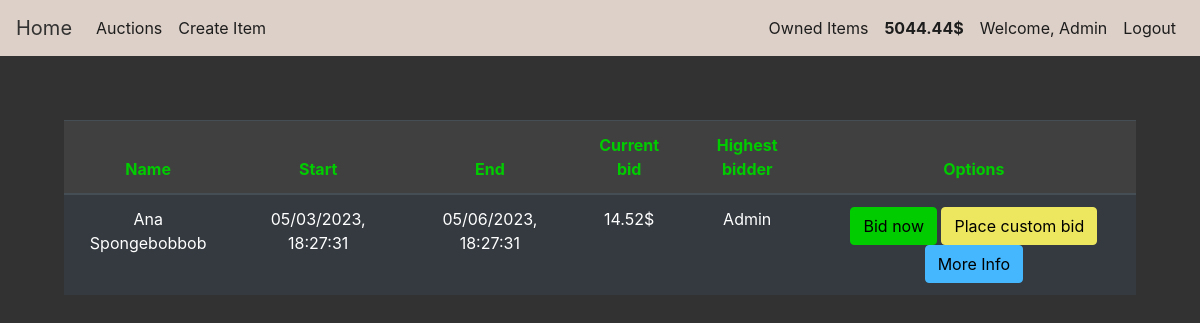
The page /auctions (signed in) on the database as committed earlier.
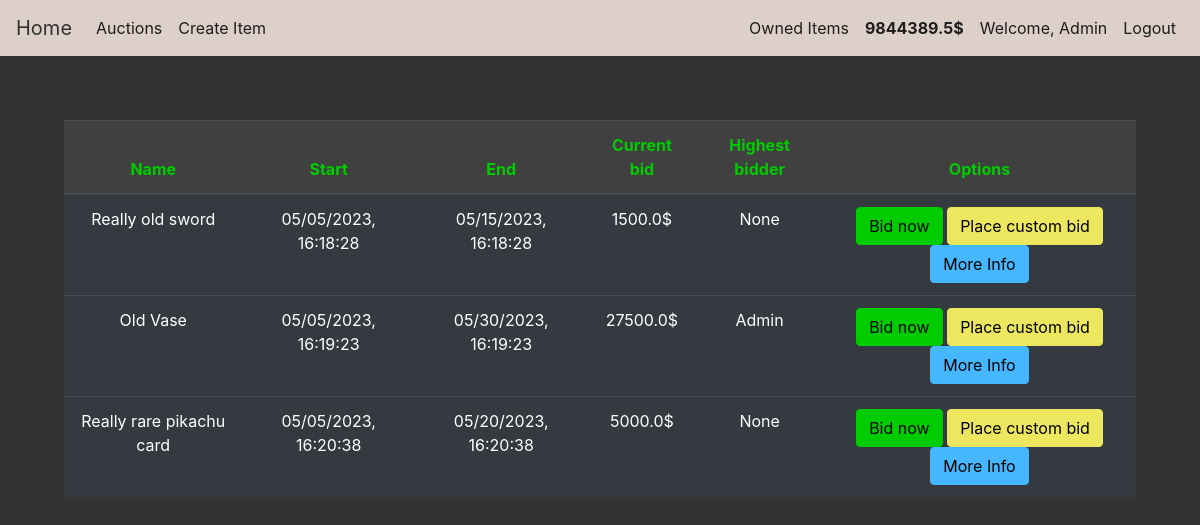
The same page on the database as committed later.
### auction/models.py (models this page shows, shortened)
class User(db.Model,UserMixin):
    id = db.Column(db.Integer(),primary_key=True)
    username = db.Column(db.String(length=50),unique=True,nullable=False)
    email_address = db.Column(db.String(length=255),nullable=False,unique=True)
    password_hash = db.Column(db.String(length=60),nullable=False)
    budget = db.Column(db.Integer(),nullable=False,default=1000)
    items = db.relationship('Item',backref='owned_user',lazy=True)
    @property
    def password(self):
        return self.password
    def show_budget(self):
        return round(self.budget,2)

class Item(db.Model):
    id = db.Column(db.Integer(),primary_key=True)
    name = db.Column(db.String(length=30),nullable=False,unique=True)
    description = db.Column(db.String(length=1024),nullable=False)
    start = db.Column(db.String(length=30),nullable=False)
    end = db.Column(db.String(length=30), nullable=False)
    current_bid = db.Column(db.Float,nullable=False)
    step = db.Column(db.Float,nullable=False)
    seller_id = db.Column(db.Integer())
    bidder_id = db.Column(db.Integer())
    owner = db.Column(db.Integer(),db.ForeignKey('user.id'))
    image = db.Column(db.String(length=255))
    def minimum_next_bid(self):
        return round(self.current_bid * self.step,2)

### auction/routes.py (the view, shortened to what this page needs)
@app.route('/auctions',methods=['GET','POST'])
@login_required
def auction_page():
    bid_form = BidForm()
    custom_bid_form = CustomBidForm()
    if request.method == 'GET':
        items = Item.query.filter_by(owner=None)
        return render_template('auctions.html',items=items,bid_form=bid_form,custom_bid_form=custom_bid_form)

### auction/models.py (called while the page is built)
@login_manager.user_loader
def load_user(user_id):
    return User.query.get(int(user_id))

### auction/templates/auctions.html (shortened to what this page needs)
{% extends 'base.html' %}
{% block content %}
<div class="position-relative overflow-hidden p-3 p-md-5 m-md-3 text-center">
    <table class="table table-hover table-dark">
        <thead class="table_head">
            <tr>
                <th scope="col">Name</th>
                <th scope="col">Start</th>
                <th scope="col">End</th>
                <th scope="col">Current bid</th>
                <th scope="col">Highest bidder</th>
                <th scope="col">Options</th>
            </tr>
        </thead>
        <tbody>
            {% for item in items %}
                <tr>
                    <td>{{ item.name }}</td>
                    <td>{{ item.start }}</td>
                    <td>{{ item.end }}</td>
                    <td>{{ item.current_bid }}$</td>
                    <td>{{ item.bidder_id }}</td>
                    <td>
                        <button class="btn btn-outline btn-success" data-toggle="modal" data-target="#Modal-BidConfirm-{{ item.id }}">Bid now</button>
                        <button class="btn btn-outline btn-danger" data-toggle="modal" data-target="#Modal-CustomBidConfirm-{{ item.id }}">Place custom bid</button>
                        <button class="btn btn-outline btn-info" data-toggle="modal" data-target="#Modal-MoreInfo-{{ item.id }}">More Info</button>
                    </td>
                </tr>
            {% endfor %}
        </tbody>
    </table>
</div>
{% endblock %}

### auction/templates/base.html (shortened to what this page needs)
<!doctype html>
<html lang="en">
   <head>
      <link rel="stylesheet" href="https://cdn.jsdelivr.net/npm/bootstrap@4.5.3/dist/css/bootstrap.min.css">
      <link rel="stylesheet" href="{{ url_for('static', filename='style.css') }}">
   </head>
   <body>
      <nav class="navbar navbar-expand-md navbar-dark bg-dark">
         <a class="navbar-brand" href="{{ url_for('home_page') }}">Home</a>
         <div class="collapse navbar-collapse" id="navbarNav">
            <ul class="navbar-nav mr-auto">
               <li class="nav-item active">
                  <a class="nav-link" href="{{ url_for('auction_page') }}">Auctions <span class="sr-only">(current)</span></a>
               </li>
               {% if current_user.is_authenticated %}
               <li class="nav-item">
                  <a class="nav-link" href="{{ url_for('create_page') }}">Create Item</a>
               </li>
               {% endif %}
            </ul>
            {% if current_user.is_authenticated %}
            <ul class="navbar-nav">
               <li class="nav-item">
                  <a class="nav-link" href="{{ url_for('owned_items_page') }}">Owned Items</a>
               </li>
               <li class="nav-item">
                  <a class="nav-link" style="color: azure;font-weight:bold">
                  {{ current_user.show_budget() }}$
                  </a>
               </li>
               <li class="nav-item">
                  <a class="nav-link">Welcome, {{ current_user.username }}</a>
               </li>
               <li class="nav-item">
                  <a class="nav-link" href="{{ url_for('logout_page') }}">Logout</a>
               </li>
            </ul>
            {% endif %}
         </div>
      </nav>
      {% block content %}
      {% endblock %}
   </body>
</html>

### auction/static/style.css (style rules this page uses)
.btn-success { color:black; background-color:#00cc00 !important; border-color: #00cc00 !important; }
.btn-danger { color:black; background-color: #ece75f !important; border-color: #ece75f !important; }
.btn-info { color:black; background-color: #45b7fe !important; border-color: #45b7fe !important; }
.table_head { color: #00cc00; background-color:#404040; }

### auction/templates/base.html (style rules this page uses)
body { background-color: #323232; color: white }
.bg-dark { background-color: #DDD0C8 !important; }
.nav-link { color: #1D1D1D !important; }
.navbar-brand { color: #323232 !important; }

Rows that differ between the two databases and show on the page:
changed User "Admin": show_budget "5044.44" → "9844389.5"
added Item: name "Really old sword", start "05/05/2023, 16:18:28", end "05/15/2023, 16:18:28", current_bid "1500.0", bidder_id "None"
changed Item "Admin": name "Ana Spongebobbob" → "Old Vase"; start "05/03/2023, 18:27:31" → "05/05/2023, 16:19:23"; end "05/06/2023, 18:27:31" → "05/30/2023, 16:19:23"; current_bid "14.52" → "27500.0"
added Item: name "Really rare pikachu card", start "05/05/2023, 16:20:38", end "05/20/2023, 16:20:38", current_bid "5000.0", bidder_id "None"
